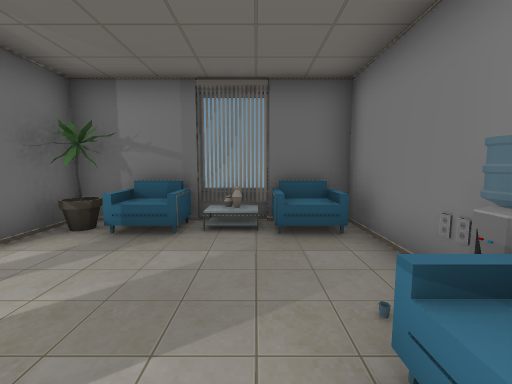
view 1 (above)

20 first-person views from a walk through a Unity game level. The camera is 1.2 m above the floor, tilts 6° down and sees 90° across. Doors are open. The floor is counted in squares, 1 m on a side. Each view is taken from the middle of a square. On the plan, view 1 faces up. The plan holds only what a view shows up to about 12 squares ahead; the rest is blank. Some animated figures are left out.

view 2
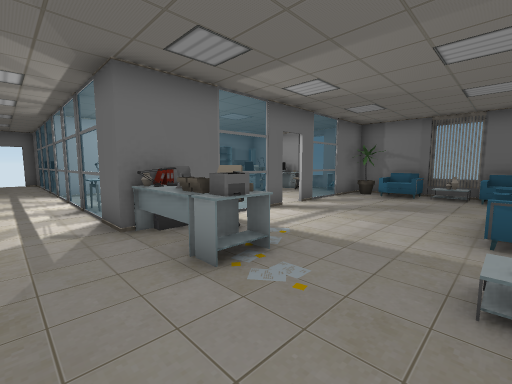

view 3
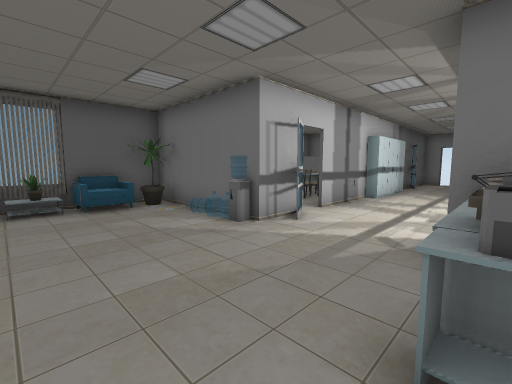

view 4
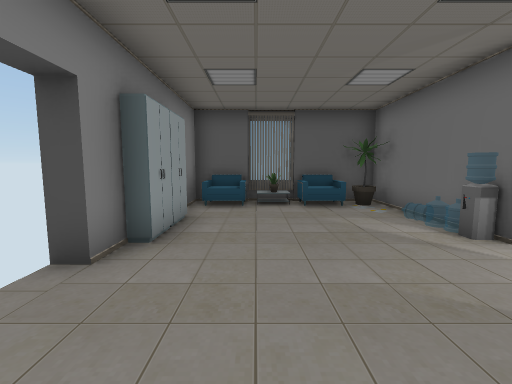

view 5
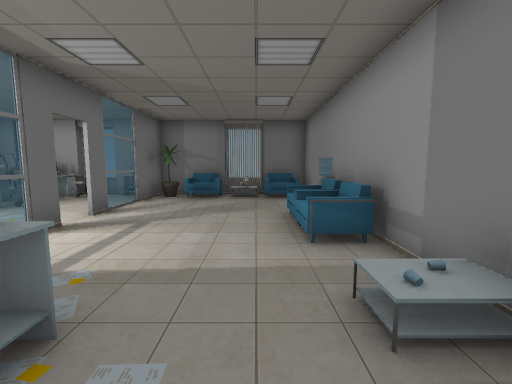

view 6
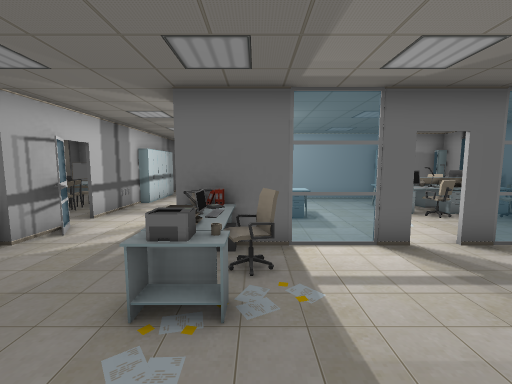

view 7
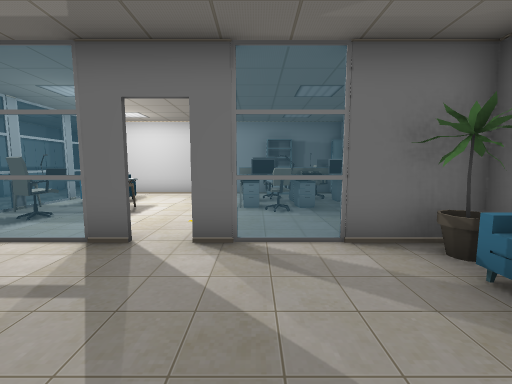

view 8
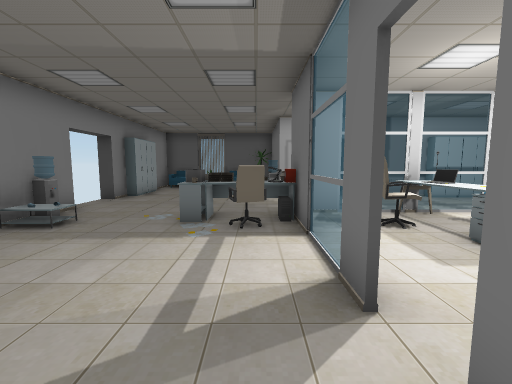

view 9
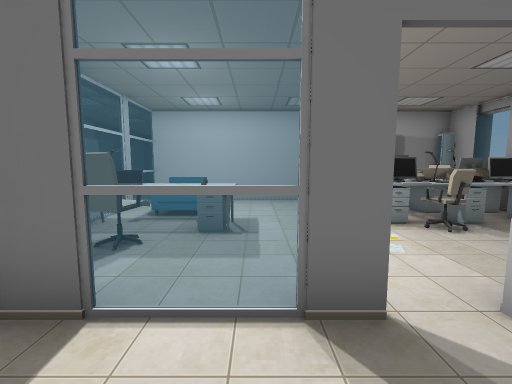

view 10
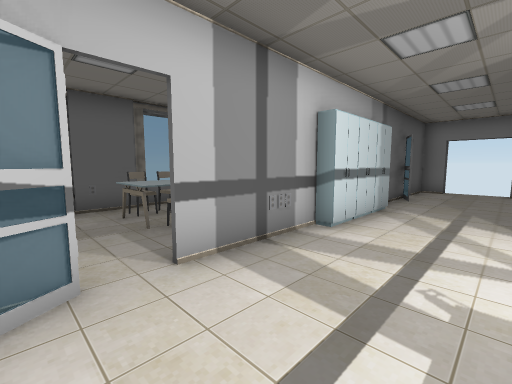

view 11
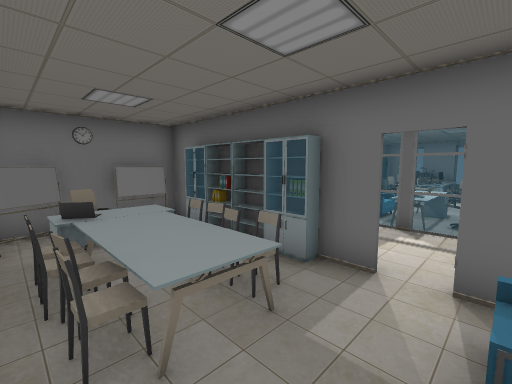

view 12
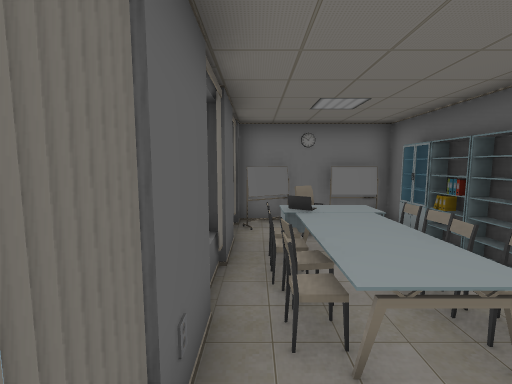

view 13
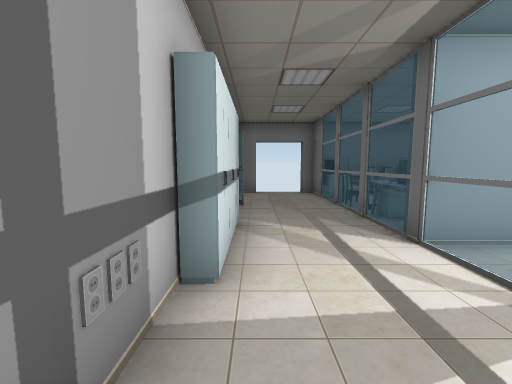

view 14
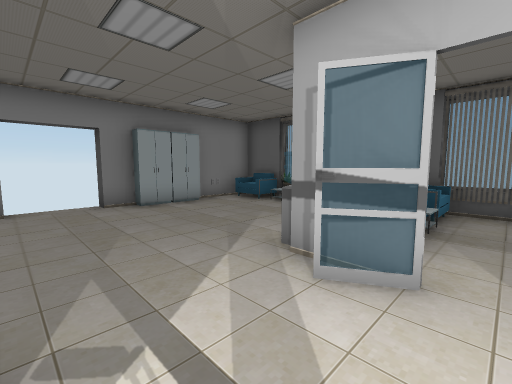

view 15
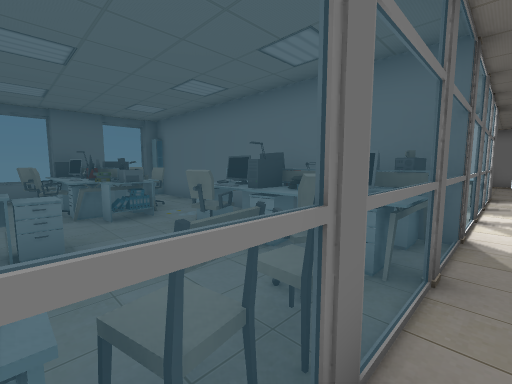

view 16
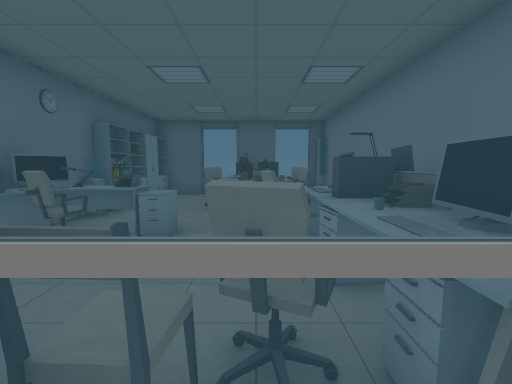

view 17
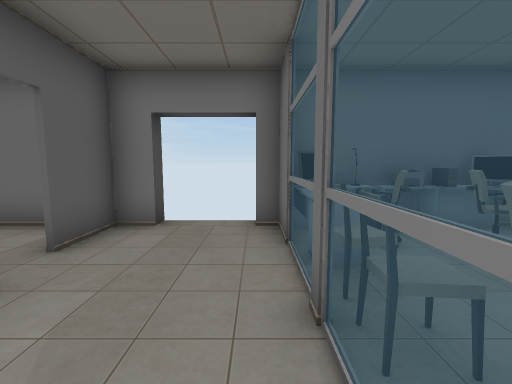

view 18
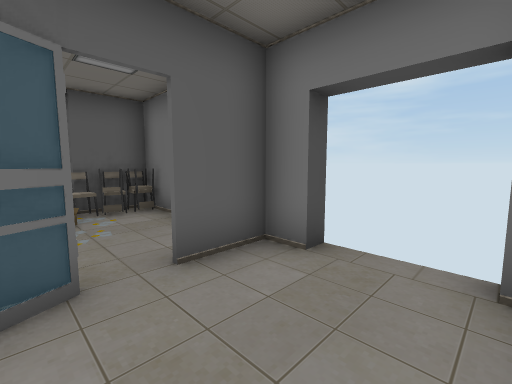

view 19
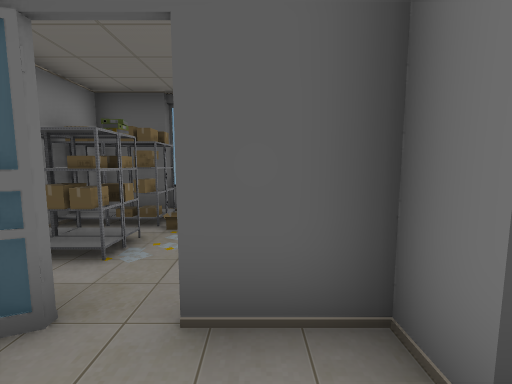

view 20
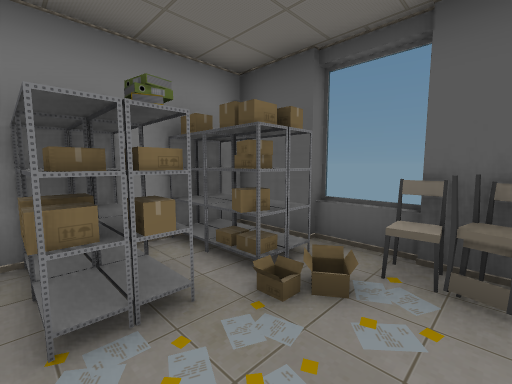

### Floor plan
Key: @ floor where view 1 was taken; # wall or solid block; . floor; / step, stairs or slope; D open door; = window, fence, low wall or low ledge; v drop or lower ground; C chair; W water cooler; T table; H thing the floor can be seen under or through; N notebook; O other object.
Columns run from 19 left of view 1 to 3 right of it. Each row starts with its distance up from view 1.
  6  #####################
  5  #..CTOO#.OTOOO#COvOO#
  4  #.CCOOO#OOOOO.#O..C.#
  3  O..CTC.##OOC..=.....O
  2  O..COC.# OTC..=.....W
  1  W...TT.# .T...D....C#
  0   TT..T # .....D...@C#
 -1  OOCOCCT# ..T..=....C#
 -2  TT..COO  CCTT.=.....#
 -3  OC..CT # CCNC.HCOT./#
 -4  OTTCCTT#=#=O=HOOTT..W
 -5 #D...................D
 -6  D...................D
 -7 #D.....###.....W.....D#
 -8 ###.#########.# O....#
 -9  #..OOOO #CC#.C#.....#
-10  #..OO#.CTTTT.O#.....#
-11  #..OO#CCNTTT.C O....O
-12  CC=OO#O.CCCO./#C=OC=#
-13  ############=########

Where each view was taken, in squares from view 1:
view 1: 0 up, 0 right, facing up
view 2: 6 down, 1 right, facing up-left
view 3: 4 down, 0 right, facing down-left
view 4: 4 down, 0 right, facing down
view 5: 5 down, 0 right, facing up
view 6: 3 down, 1 right, facing left
view 7: 2 up, 0 right, facing left
view 8: 2 up, 3 left, facing down
view 9: 1 down, 2 left, facing left
view 10: 5 down, 5 left, facing down-left
view 11: 12 down, 5 left, facing up-left
view 12: 12 down, 5 left, facing left
view 13: 7 down, 7 left, facing left
view 14: 5 down, 6 left, facing down-right
view 15: 5 down, 16 left, facing up-right
view 16: 5 down, 14 left, facing up
view 17: 5 down, 13 left, facing left
view 18: 5 down, 15 left, facing down-left
view 19: 6 down, 17 left, facing down
view 20: 9 down, 17 left, facing down-right
